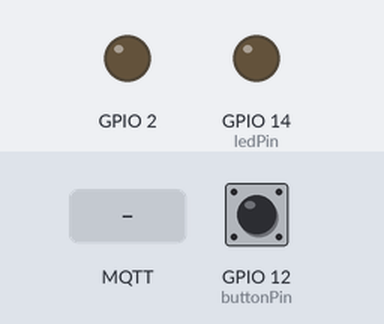
A sketch run on a simulated ESP8266 (NodeMCU). Parts: output pins drawn as LEDs (lit = HIGH). The inputs (shaded band) are chosen by the test bench; at power-on: GPIO 12 (buttonPin) HIGH. WiFi joins after 1.5 s; servers stay silent unless stated; network time is answered at once with the bench clock; the local clock reads 2024-03-15 10:24:30 at power-on unless the sketch sets it; random numbers use the default seed unless the sketch sets one; no MQTT or app messages arrive unless stated; what the sketch prints to the serial monitor is not drawn.

Above: at 2.7 s.
2.8 s: GPIO 12 (buttonPin) pulled LOW for 0.15 s
At 3.2 s:
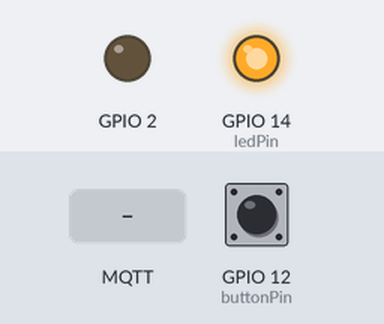
5.3 s: MQTT message "ON" arrives on the first subscribed topic
At 6.2 s:
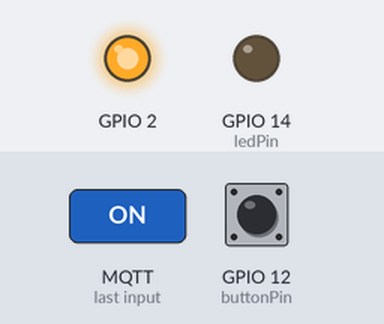
6.8 s: GPIO 12 (buttonPin) pulled LOW for 1 s
At 7.4 s:
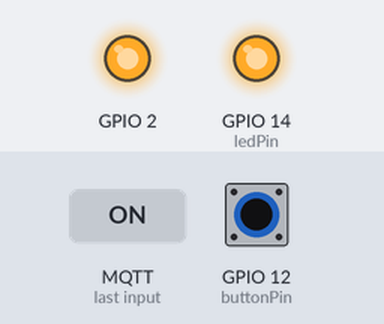
9.3 s: GPIO 12 (buttonPin) pulled LOW for 3.2 s
At 13.7 s:
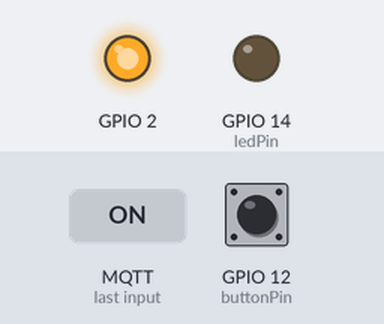
16.3 s: MQTT message "OFF" arrives on the first subscribed topic
At 17.0 s:
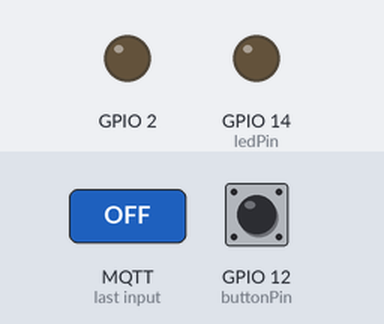
Timing chart, 0 to 18.8 s (numbered marks = the images above; inputs shaded):
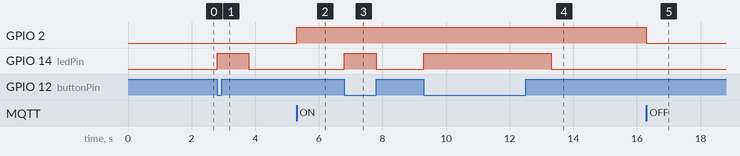

Measured:
- after the input at 2.8 s, GPIO 14 (ledPin): LOW → HIGH at once, → LOW 1.0 s later
- after the input at 5.3 s, GPIO 2: LOW → HIGH at once
- after the input at 6.8 s, GPIO 14 (ledPin): LOW → HIGH at once, → LOW 1.0 s later
- after the input at 9.3 s, GPIO 14 (ledPin): LOW → HIGH at once, → LOW 4.0 s later
- after the input at 16.3 s, GPIO 2: HIGH → LOW at once

The sketch:

Final.ino
```cpp
//for time
#include <NTPClient.h>
#include <WiFiUdp.h>

#include <ArduinoJson.h>
#include <ESP8266WiFi.h>
#include <PubSubClient.h>

//Hardware varibles (button)
const int buttonPin = 12;     // the number of the pushbutton pin
const int ledPin =  14;      // the number of the LED pin
String Click= "";
String Reset="Reset Data";
long timer = 0;


// variables will change:
int buttonState = 0;         // variable for reading the pushbutton status
String t="";

// Update these with values suitable for your network.
//Net casa: Vodafone-2F52DD Pass:84jwUTTUaj
//net phone: AndroidAP_5128 pass: getthejets
//Lab_UA: defalut pass:""


const char* ssid = "AndroidAP_5128";
const char* password = "getthejets";
const char* mqtt_server = "m24.cloudmqtt.com";
const char* mqtt_user = "rgnyorkv";
const char* mqtt_pass = "8_QL2PQKEC9B";
const int port_server = 10344;


//For time---------
WiFiUDP ntpUDP;
// You can specify the time server pool and the offset (in seconds, can be
// changed later with setTimeOffset() ). Additionaly you can specify the
// update interval (in milliseconds, can be changed using setUpdateInterval() ).
NTPClient timeClient(ntpUDP, "europe.pool.ntp.org", 3600, 60000);

// Variables to save date and time
String formattedDate;
String dayStamp;
String timeStamp;

WiFiClient espClient;
PubSubClient client(espClient); // ligação wifi do nosso esp
long lastMsg = 0;
char msg[50];
int value = 0;
DynamicJsonBuffer jsonBuffer(1024);

void setup() {
  // initialize the LED pin as an output:
  pinMode(ledPin, OUTPUT);
  // initialize the pushbutton pin as an input:
  pinMode(buttonPin, INPUT);


  pinMode(BUILTIN_LED, OUTPUT);     // Initialize the BUILTIN_LED pin as an output
  Serial.begin(115200);
  timeClient.begin();
  setup_wifi(); //call wifi ligação
  client.setServer(mqtt_server, port_server); //ligar ao servidor
  client.setCallback(callback);
}


void setup_wifi() {

  delay(10);
  // We start by connecting to a WiFi network
  Serial.println();
  Serial.print("Connecting to ");
  Serial.println(ssid);

  WiFi.begin(ssid, password);

  while (WiFi.status() != WL_CONNECTED) {
    delay(500);
    Serial.print(".");
  }

  randomSeed(micros());

  Serial.println("");
  Serial.println("WiFi connected");
  Serial.println("IP address: ");
  Serial.println(WiFi.localIP());
}

void callback(char* topic, byte* payload, unsigned int length) { //sempre que o esp recebe uma mensagem mqtt, ele chama esta função
  Serial.print("Message arrived [");
  Serial.print(topic);
  Serial.print("] ");
  String payloadStr ="";
  for (int i = 0; i < length; i++) {
    payloadStr += (char)payload[i];
  }
  Serial.println();
if(String(topic).equals("inTopic")){
  // Switch on the LED if an 1 was received as first character
  if (payloadStr.equals("ON")) {
    digitalWrite(BUILTIN_LED, HIGH);   // Turn the LED on (Note that LOW is the voltage level
    // but actually the LED is on; this is because
    // it is active low on the ESP-01)
  } else if (payloadStr.equals("OFF")) {
    digitalWrite(BUILTIN_LED, LOW);  // Turn the LED off by making the voltage HIGH
  } else{
    Serial.print("Invalid option");
  }
}
}


void reconnect() { //sempre á espera de uma perca de ligação e a reconectar
  // Loop until we're reconnected
  while (!client.connected()) {
    Serial.print("Attempting MQTT connection...");
    // Create a random client ID
    String clientId = "ESP8266Client-"; //ele edentifica-se com o nome!
    clientId += String(random(0xffff), HEX);
    // Attempt to connect
    if (client.connect(clientId.c_str(),mqtt_user,mqtt_pass)) {
      Serial.println("connected");
      // Once connected, publish an announcement...
      // ... and resubscribe
      client.subscribe("inTopic");
    } else {
      Serial.print("failed, rc=");
      Serial.print(client.state());
      Serial.println(" try again in 5 seconds");
      // Wait 5 seconds before retrying
      delay(5000);
    }
  }
}


void loop() {
  if (!client.connected()) {
    reconnect();
  }
  client.loop();


  // read the state of the pushbutton value:
  buttonState = digitalRead(buttonPin);

  // check if the pushbutton is pressed. If it is, the buttonState is HIGH:
  if (buttonState == LOW) {
    // turn LED on:
    digitalWrite(ledPin, HIGH);
     Click = "Pressed";
  } else if (buttonState == HIGH){
    // turn LED off:
    digitalWrite(ledPin, LOW);
    Click ="Button not cliked";
  }else{
    Serial.print("invalid option--led");
    }

timeClient.update();
formattedDate = timeClient.getFormattedDate();

// Extract date
int splitT = formattedDate.indexOf("T");
dayStamp = formattedDate.substring(0, splitT);
// Extract time
timeStamp = formattedDate.substring(splitT+1, formattedDate.length()-1);
String Time = dayStamp.substring(0)+" "+timeStamp.substring(0);

long now = millis();
if (Click.equals("Pressed")){
  if (now - lastMsg > 1000) {
    lastMsg = now;
    ++value;
    snprintf (msg, 50, "#%ld", value);
    Serial.print("Publish message: ");
    Serial.println(msg);
    client.publish("Msg_Num", msg);

     JsonObject& root = jsonBuffer.createObject();
     root.set("State",Click);
     root.set("Time",Time);
     String payload = "";
     root.printTo(payload);
     client.publish("Clip1",payload.c_str());
     Serial.println(payload.c_str());
    }

    delay(1000);
}


/*
if(timeStamp.substring(0,5)="00:00"){
  if (now - lastMsg > 2000) {
    char value1[50];
    lastMsg = now;
    Click.toCharArray(value1,50);
    client.publish("Button_state", value1);
    Serial.println(value1);
   }
}
*/


/*
 //FUNCIONA!!!!!!!!!
 //---------------------------------------------------------------------------
if (Click.equals("Pressed")){
  long now = millis();
  if (now - lastMsg > 2000) {
    char value1[50];
    lastMsg = now;
    ++value;
    snprintf (msg, 50, "#%ld", value);
    Serial.print("Publish message: ");
    Serial.println(msg);
    client.publish("Msg_Num", msg);
    Click.toCharArray(value1,50);
    client.publish("Button_state", value1);
    Serial.println(value1);
   }
} */

}
```
